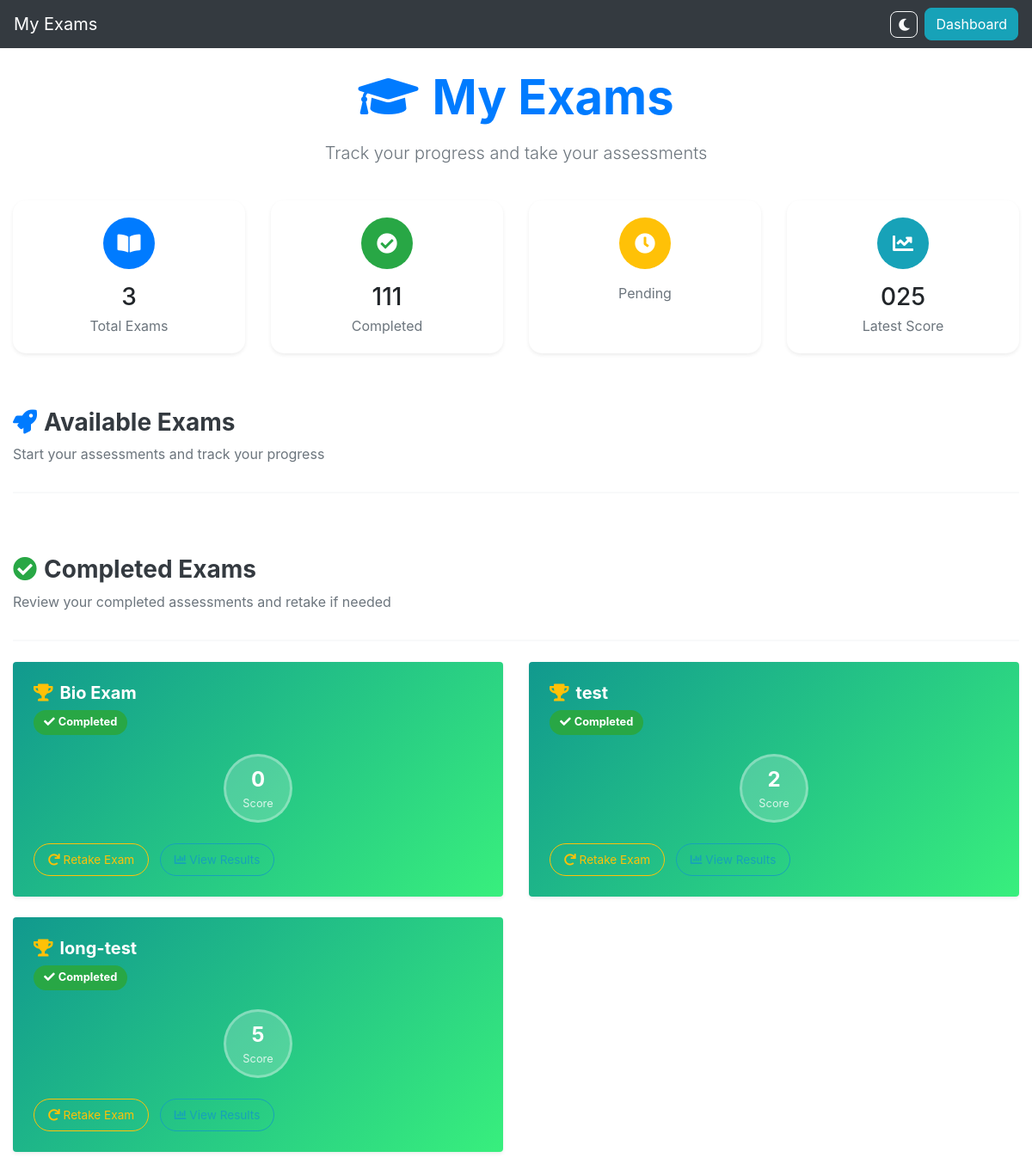
Page /student/exams/ (signed in) on the earlier database version.
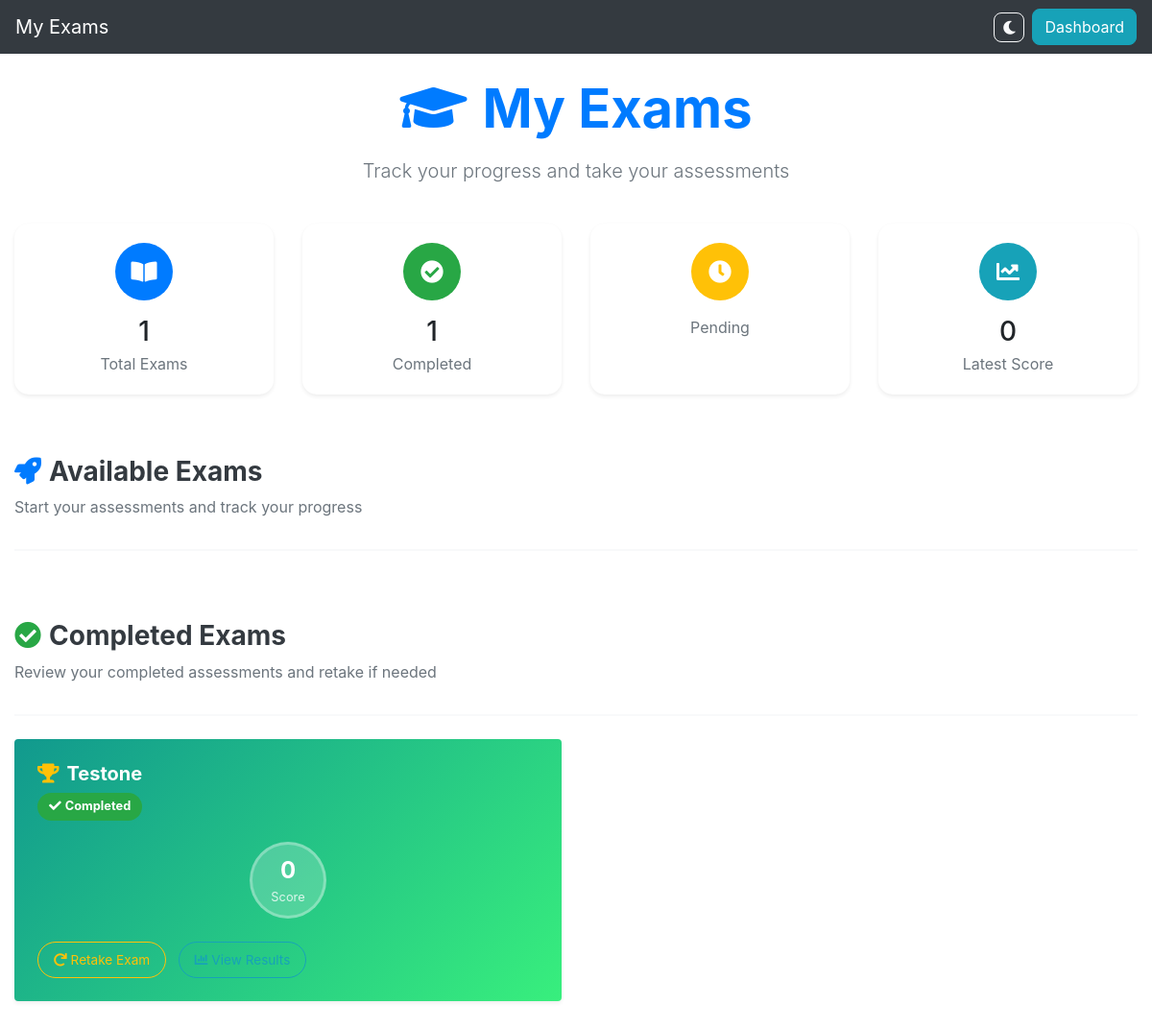
Same page on the later database version.
### student/models.py (models this page shows, shortened)
class StuExam_DB(models.Model):
    student = models.ForeignKey(User, limit_choices_to={'groups__name': "Student"}, on_delete=models.CASCADE, null=True)
    examname = models.CharField(max_length=100)
    qpaper = models.ForeignKey(Question_Paper, on_delete=models.CASCADE, null=True)
    questions = models.ManyToManyField(Stu_Question)
    score = models.IntegerField(default=0)
    completed = models.IntegerField(default=0)
    total_marks_possible = models.IntegerField(default=0, help_text="Total marks possible for this exam")
    percentage = models.FloatField(default=0.0, help_text="Percentage score")
    started_at = models.DateTimeField(auto_now_add=True, null=True, blank=True)
    completed_at = models.DateTimeField(null=True, blank=True)
    time_taken = models.DurationField(null=True, blank=True, help_text="Time taken to complete the exam")
    is_graded = models.BooleanField(default=False, help_text="Whether the exam has been graded")
    class Meta:
        verbose_name = "Student Exam"
        verbose_name_plural = "Student Exams"
        ordering = ['-completed_at', '-started_at']

### student/views/exams.py (the view, shortened to what this page needs)
# urls.py: path('exams/', views.exams, name='exams'),
def exams(request):
    student = request.user
    studentGroup = Special_Students.objects.filter(students=student)  # type: ignore
    studentExamsList = StuExam_DB.objects.filter(student=student)  # type: ignore
    return render(request, 'student/exam/viewexam.html', {
        'student': student, 'paper': studentExamsList
    })

### student/templates/student/exam/viewexam.html (shortened to what the changed rows need)
{% extends 'student/base/base.html' %}
{% load static %}
{% block body %}
<div class="container-fluid py-4">
    <div class="row mb-4">
        <div class="col-12">
            <div class="text-center">
                <h1 class="display-4 font-weight-bold text-primary mb-3">
                    <i class="fas fa-graduation-cap mr-3"></i>My Exams
                </h1>
            </div>
        </div>
    </div>
    <div class="row mb-5">
        <div class="col-md-3 col-sm-6 mb-3">
            <div class="card stats-card h-100 border-0 shadow-sm">
                <div class="card-body text-center">
                    <div class="stats-icon bg-primary">
                        <i class="fas fa-book-open text-white"></i>
                    </div>
                    <h3 class="mt-3 mb-1">{{ paper|length }}</h3>
                    <p class="text-muted mb-0">Total Exams</p>
                </div>
            </div>
        </div>
        <div class="col-md-3 col-sm-6 mb-3">
            <div class="card stats-card h-100 border-0 shadow-sm">
                <div class="card-body text-center">
                    <div class="stats-icon bg-success">
                        <i class="fas fa-check-circle text-white"></i>
                    </div>
                    <h3 class="mt-3 mb-1">
                        {% for i in paper %}{% if i.completed == 1 %}1{% endif %}{% empty %}0{% endfor %}
                    </h3>
                    <p class="text-muted mb-0">Completed</p>
                </div>
            </div>
        </div>
        <div class="col-md-3 col-sm-6 mb-3">
            <div class="card stats-card h-100 border-0 shadow-sm">
                <div class="card-body text-center">
                    <div class="stats-icon bg-info">
                        <i class="fas fa-chart-line text-white"></i>
                    </div>
                    <h3 class="mt-3 mb-1">
                        {% for i in paper %}{% if i.completed == 1 %}{{ i.score|default:0 }}{% endif %}{% empty %}0{% endfor %}
                    </h3>
                    <p class="text-muted mb-0">Latest Score</p>
                </div>
            </div>
        </div>
    </div>
    <div class="row mb-5">
        <div class="col-12">
            <div class="section-header mb-4">
                <h2 class="h3 font-weight-bold text-dark">
                    <i class="fas fa-rocket text-primary mr-2"></i>Available Exams
                </h2>
            </div>
        </div>
    </div>
    {% for i in paper %}
        {% if i.completed == 1 %}
            {% if forloop.first %}
            <div class="row">
                <div class="col-12">
                    <div class="section-header mb-4">
                        <h2 class="h3 font-weight-bold text-dark">
                            <i class="fas fa-check-circle text-success mr-2"></i>Completed Exams
                        </h2>
                        <p class="text-muted">Review your completed assessments and retake if needed</p>
                    </div>
                </div>
            </div>
            {% endif %}
        {% endif %}
    {% endfor %}
    <div class="row">
        {% for i in paper %}
            {% if i.completed == 1 %}
            <div class="col-lg-6 col-md-12 mb-4">
                <div class="exam-card">
                    <div class="card border-0 shadow-sm h-100 exam-card-completed">
                        <div class="card-body p-4">
                            <div class="exam-header mb-3">
                                <h5 class="card-title mb-2 font-weight-bold">
                                    <i class="fas fa-trophy text-warning mr-2"></i>{{ i.examname }}
                                </h5>
                                <div class="exam-status">
                                    <span class="badge badge-success">
                                        <i class="fas fa-check mr-1"></i>Completed
                                    </span>
                                </div>
                            </div>
                            <div class="score-display mb-4">
                                <div class="score-circle">
                                    <div class="score-number">{{ i.score|default:0 }}</div>
                                    <div class="score-label">Score</div>
                                </div>
                            </div>
                            <div class="exam-actions">
                                <form method="POST" class="d-inline-block mr-2">
                                    <button type="submit" class="btn btn-outline-warning btn-sm">
                                        <i class="fas fa-redo mr-1"></i>Retake Exam
                                    </button>
                                </form>
                                <a href="{% url 'student:results' %}" class="btn btn-outline-info btn-sm">
                                    <i class="fas fa-chart-bar mr-1"></i>View Results
                                </a>
                            </div>
                        </div>
                    </div>
                </div>
            </div>
            {% endif %}
        {% endfor %}
    </div>
</div>
{% endblock body %}

Differences in the rows shown:
removed StuExam_DB: completed "1", score "0", shows "Review your completed assessments and retake if needed", examname "Bio Exam"
removed StuExam_DB: completed "1", score "2", examname "test"
removed StuExam_DB: completed "1", score "5", examname "long-test"
added StuExam_DB: completed "1", score "0", shows "Review your completed assessments and retake if needed", examname "Testone"
Other differences:
{{ paper|length }}: "3" → "1"
